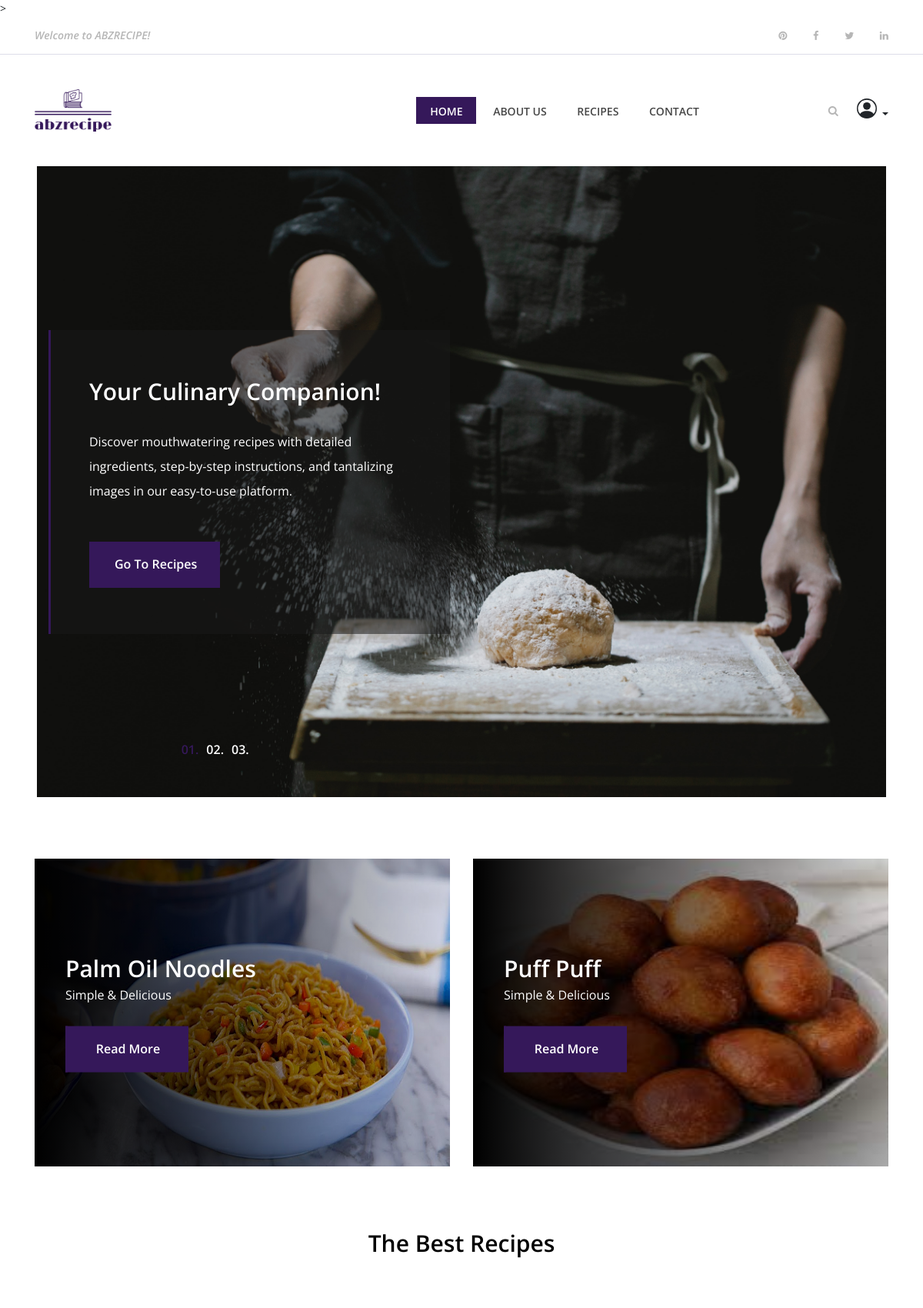
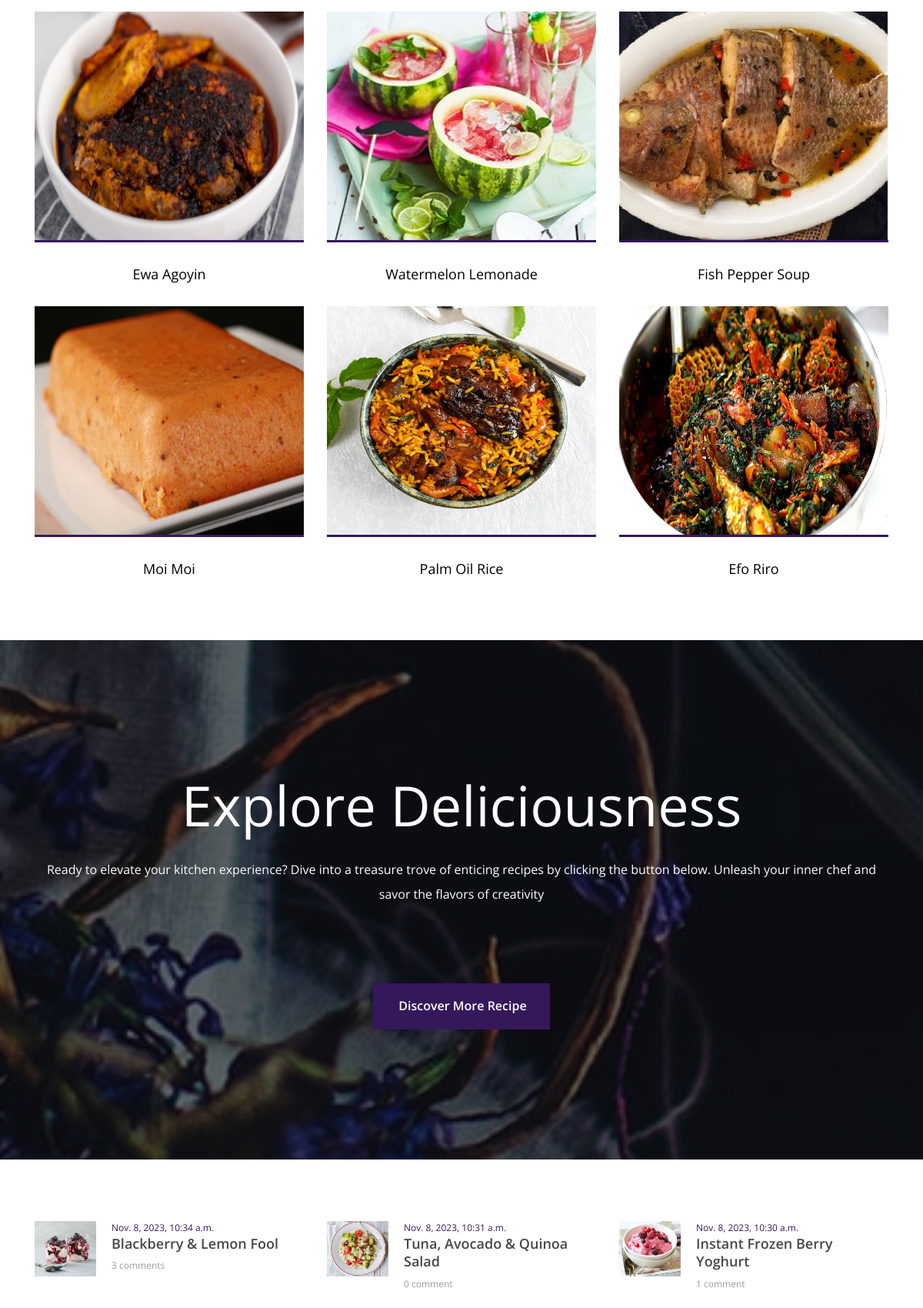
The page / (upper part) on the database its author committed (2 pictures, top to bottom).
### recipe/models.py (models this page shows, shortened)
class Recipe(models.Model):
    title = models.TextField(max_length=100, blank=True)
    description = models.TextField(max_length=500, blank=True)
    created_by = models.ForeignKey(User,  on_delete=models.SET_NULL, null=True)
    image = models.ImageField(upload_to='media/recipe_images/')
    created_at = models.DateTimeField(auto_now_add=True)
    special = models.BooleanField(default=False);

### core/views.py (the view)
# urls.py: path('', index, name="home"),
def index(request):
    if request.POST:
        pass
    best_recipes = Recipe.objects.filter(special=True).order_by('-created_at')
    recipes = Recipe.objects.all().order_by('-created_at')
    other_recipes = Recipe.objects.filter(special=False).order_by('-created_at')
    shuffled_recipes = list(recipes)
    shuffled_best_recipes = list(best_recipes)
    shuffle(shuffled_recipes)
    shuffle(shuffled_best_recipes)
    comments = Comment.objects.all()
    comment_counts = Comment.objects.values('recipe').annotate(count=Count('recipe'))
    comment_count_dict = {item['recipe']: item['count'] for item in comment_counts}
    return render(request, 'index.html', {
        'limited_best_recipe': shuffled_best_recipes[:6],
        'other_recipes': other_recipes[:9],
        'limited_recipes': shuffled_recipes[:2],
        'comment_counts': comment_count_dict
    })

### core/views.py (called while the page is built)
@register.filter
def get_item(dictionary, key):
    return dictionary.get(key)

### templates/index.html (shortened to what this page needs)
{% extends 'base/base.html'%}
{% load static %}
{% block content %}
    <section class="hero-area">
        <div class="hero-slides owl-carousel">
            <div class="single-hero-slide bg-img" style="background-image: url({% static 'img/bg-img/bg1.jpg' %});">
                <div class="container h-100">
                    <div class="row h-100 align-items-center">
                        <div class="col-12 col-md-9 col-lg-7 col-xl-6">
                            <div class="hero-slides-content" data-animation="fadeInUp" data-delay="100ms">
                                <h2 data-animation="fadeInUp" data-delay="300ms">Your Culinary Companion!</h2>
                                <p data-animation="fadeInUp" data-delay="700ms">Discover mouthwatering recipes with detailed ingredients, step-by-step instructions, and tantalizing images in our easy-to-use platform.</p>
                                <a href="#" class="btn delicious-btn" data-animation="fadeInUp" data-delay="1000ms">Go To Recipes</a>
                            </div>
                        </div>
                    </div>
                </div>
            </div>
        </div>
    </section>
    <section class="top-catagory-area section-padding-80-0">
        <div class="container">
            <div class="row">
                {% for recipe in limited_recipes %}
                    <div class="col-12 col-lg-6">
                        <div class="single-top-catagory">
                            <img src="{{recipe.image.url}}" alt="" class="limited_recipe_img">
                            <div class="top-cta-content">
                                <h3>{{recipe.title}}</h3>
                                <h6>Simple &amp; Delicious</h6>
                                <a href="{% url 'recipe_detail' recipe_id=recipe.id %}" class="btn delicious-btn">Read More</a>
                            </div>
                        </div>
                    </div>
                {% endfor %}
            </div>
        </div>
    </section>
    <section class="best-receipe-area">
        <div class="container">
            <div class="row">
                <div class="col-12">
                    <div class="section-heading">
                        <h3>The Best Recipes</h3>
                    </div>
                </div>
            </div>
            <div class="row">
                {% for recipe in limited_best_recipe %}
                    <div class="col-12 col-sm-6 col-lg-4">
                        <div class="single-best-receipe-area mb-30">
                            <img src="{{recipe.image.url}}" alt="">
                            <div class="receipe-content">
                                <a href="{% url 'recipe_detail' recipe_id=recipe.id %}">
                                    <h5>{{recipe.title}}</h5>
                                </a>
                            </div>
                        </div>
                    </div>
                {% endfor %}
            </div>
        </div>
    </section>
    <section class="cta-area bg-img bg-overlay" style="background-image: url({% static 'img/bg-img/bg4.jpg' %});">
        <div class="container h-100">
            <div class="row h-100 align-items-center">
                <div class="col-12">
                    <div class="cta-content text-center">
                        <h2>Explore Deliciousness</h2>
                        <p>Ready to elevate your kitchen experience? Dive into a treasure trove of enticing recipes by clicking the button below. Unleash your inner chef and savor the flavors of creativity</p>
                        <a href="{% url 'recipes' %}" class="btn delicious-btn">Discover More Recipe</a>
                    </div>
                </div>
            </div>
        </div>
    </section>
    <section class="small-receipe-area section-padding-80-0">
        <div class="container">
            <div class="row">
                {% for recipe in other_recipes %}
                    <div class="col-12 col-sm-6 col-lg-4">
                        <div class="single-small-receipe-area d-flex">
                            <div class="receipe-thumb">
                                <img src="{{recipe.image.url}}" alt="">
                            </div>
                            <div class="receipe-content">
                                <span>{{recipe.created_at}}</span>
                                <a href="{% url 'recipe_detail' recipe_id=recipe.id %}">
                                    <h5>{{recipe.title}}</h5>
                                </a>
                                {% if recipe.id in comment_counts %}
                                <p>{{ comment_counts|get_item:recipe.id }} comment{% if comment_counts|get_item:recipe.id > 1 %}s{% endif %}</p>
                            {% else %}
                                <p>0 comment</p>
                            {% endif %}
                            </div>
                        </div>
                    </div>
                {% endfor %}
            </div>
        </div>
    </section>
{% endblock %}

### rows shown on the page
Recipe: image (picture), title "Palm Oil Noodles"
Recipe: image (picture), title "Puff Puff"
Recipe: image (picture), title "Ewa Agoyin"
Recipe: image (picture), title "Watermelon Lemonade"
Recipe: image (picture), title "Fish Pepper Soup"
Recipe: image (picture), title "Moi Moi"
Recipe: image (picture), title "Palm Oil Rice"
Recipe: image (picture), title "Efo Riro"
Recipe: image (picture), created_at "Nov. 8, 2023, 10:34 a.m.", title "Blackberry & Lemon Fool", id "3", shows "s"
Recipe: image (picture), created_at "Nov. 8, 2023, 10:31 a.m.", title "Tuna, Avocado & Quinoa Salad", shows "0 comment"
Recipe: image (picture), created_at "Nov. 8, 2023, 10:30 a.m.", title "Instant Frozen Berry Yoghurt", id "1"
